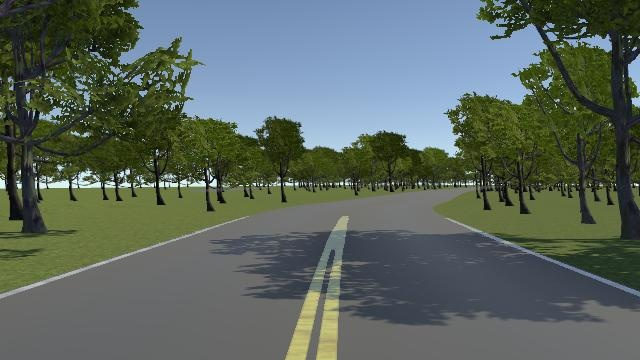
#> input picture code_cuoc_thi/window/img/img_10272.jpg, 640 x 360 px
$ python -i client_final.py   (imports and definitions only)
#> lines starting #> are read from the running program, lines starting #| are printed output that depends on the picture; after the words box and inside, x2 and y2 are one past the last pixel; in counts of white or black regions, pixels touching at a corner belong together
import socket
import sys
import time
import cv2
import numpy as np
import json
import base64
import math

# Create a socket object
# [1 line that did not run here, left out]

# Define the port on which you want to connect
port = 54321

# connect to the server on local computer
# [1 line not run here, left out]

# count = 0
angle = 10
speed = 100

# [1 line not run here, left out]
sendBack_angle = 0
sendBack_Speed = 0
current_speed = 0
current_angle = 0

def Control(angle, speed):
    global sendBack_angle, sendBack_Speed
    sendBack_angle = angle
    sendBack_Speed = speed

#-----------------PID Controller-------------------#
error_arr = np.zeros(5)
pre_t = time.time()
MAX_SPEED = 150

def PID(error, p, i, d):
    global pre_t
    # global error_arr
    error_arr[1:] = error_arr[0:-1]
    error_arr[0] = error
    P = error*p
    delta_t = time.time() - pre_t
    #print('DELAY: {:.6f}s'.format(delta_t))
    pre_t = time.time()
    D = (error-error_arr[1])/delta_t*d
    I = np.sum(error_arr)*delta_t*i
    angle = P + I + D
    if abs(angle)>25:
        angle = np.sign(angle)*25
    return int(angle)

class Lane:
    def __init__(self,img) -> None:
        self.height = img.shape[0]
        self.width = img.shape[1]
        self.img = img
    def scaleImg(self,img):
        scaleValue = 195  #Scale value x = 200
        return img[scaleValue:,:]
    def preImg(self,img):
        lower_green = np.array([95,0,0]).astype("uint8")
        upper_green = np.array([255,255,255]).astype("uint8")
        mask = cv2.inRange(img,lower_green,upper_green)
        lane = cv2.bitwise_and(img, img, mask=mask)
        color_select = np.copy(lane)
        red_threshold = 110
        green_threshold = 127
        blue_threshold = 110
        rgb_threshold = [red_threshold, green_threshold, blue_threshold]
        thresholds = (img[:,:,0] < rgb_threshold[0]) \
                    | (img[:,:,1] < rgb_threshold[1]) \
                    | (img[:,:,2] < rgb_threshold[2])
        color_select[thresholds] = [0,0,0]
        return color_select
    def grayImg(self, img):
        return cv2.cvtColor(img,cv2.COLOR_BGR2GRAY)
    def  GaussianBlur(self,img):
        kernel_size = 5
        GaussianBlur = cv2.GaussianBlur(img,(kernel_size, kernel_size),0)
        return GaussianBlur
    def binaryImg(self, img):
        threshold = 110
        _, binary_thresh = cv2.threshold(img, threshold, 255, cv2.THRESH_BINARY)
        return binary_thresh
    def regionMasking(self, img):
        addYSize = 0
        rectangle_coordinates = [(0, int(self.height/8) + addYSize), (self.width, self.height)]
        mask = np.zeros_like(img)*255
        cv2.rectangle(mask, rectangle_coordinates[0], rectangle_coordinates[1], (255, 255, 255), thickness=cv2.FILLED)
        result = cv2.bitwise_and(img, mask)
        return result
    def  cannyEdgeDetection(self,img):
        low_threshold = 150
        high_threshold = 255
        GaussianBlur = Lane.GaussianBlur(self, img)
        cannyEdgeDetection = cv2.Canny(GaussianBlur, low_threshold, high_threshold)
        return cannyEdgeDetection
    def grayCTbinImg(self,img):
        lower_green = np.array([95,0,0]).astype("uint8")
        upper_green = np.array([255,255,255]).astype("uint8")

        mask = cv2.inRange(img,lower_green,upper_green)
        lane = cv2.bitwise_and(img, img, mask=mask)
        return cv2.cvtColor(lane,cv2.COLOR_BGR2GRAY)
    # [56 lines left out: function preNoneCenter, not called in this run]
        # return img
    def contourImg(self,img,imgOrigin):
        # img1 = Lane.preNoneCenter(self,img,imgOrigin)
        # cv2.imshow("iiiiii",img1)
        # cv2.imshow("qqqqqq",imgOrigin)
        thresh = cv2.adaptiveThreshold(img, 255, cv2.ADAPTIVE_THRESH_GAUSSIAN_C, cv2.THRESH_BINARY,11,2)
        contours, hierarchy = cv2.findContours(thresh, cv2.RETR_TREE,cv2.CHAIN_APPROX_SIMPLE)
        area=[]
        for i, contour in enumerate(contours):
            area.append(cv2.contourArea(contour))
        max_area = np.max(area)
        idx = area.index(max_area)
        # print(idx)
        cnt = contours[idx]
        # print(cnt)
        cv2.drawContours(img,[cnt],0,(0,0,0),cv2.FILLED)
        _, binary_thresh = cv2.threshold(img, 220, 255, cv2.THRESH_BINARY)
        return binary_thresh
    def houghTransform(self, cannyEdgeDetection):
        _img_bgr = np.copy(Lane.scaleImg(self, self.img))
        rho = 5              # distance resolution in pixels of the Hough grid
        theta = np.pi/180    # angular resolution in radians of the Hough grid
        threshold = 50       # minimum number of votes (intersections in Hough grid cell)
        min_line_length = 100  # minimum number of pixels making up a line
        max_line_gap = 40    # maximum gap in pixels between connectable line segments
        lineP = cv2.HoughLinesP(cannyEdgeDetection, rho, theta, threshold, np.array([]),
                                    min_line_length, max_line_gap)
        if lineP is not None:
            for i in range(0, len(lineP)):
                l = lineP[i][0]
                cv2.line(_img_bgr,(l[0],l[1]),(l[2],l[3]),(255,255,255),8,cv2.LINE_AA)
        _, binary_thresh = cv2.threshold(_img_bgr, 220, 255, cv2.THRESH_BINARY)
        binary_thresh = Lane.grayImg(self,binary_thresh)
        # binary_thresh = Lane.preNoneCenter(self,binary_thresh)
        return binary_thresh
    def combineImg(self, img1, img2):
        return cv2.bitwise_or(img1, img2)
    def controlDevice(self, img):

        # [7 lines of commented-out code are left out]

        kc_set = 68
        lineRow = img[kc_set,:]
        arr=[]
        for x,y in enumerate(lineRow):
            if y == 255:
                arr.append(x)
        arrMax = max(arr)
        arrMin = min(arr)
        center = int((arrMax + arrMin)/2)
        angle1 = math.degrees(math.atan((center - img.shape[1]/2)/(img.shape[0]-kc_set)))
        cv2.circle(img, (arrMin,kc_set), 5, (0,0,255),5)
        cv2.circle(img, (arrMax,kc_set), 5, (0,0,255),5)
        cv2.line(img, (center,kc_set), (int(img.shape[1]/2),img.shape[0]), (0,255,0),(5))
        cv2.imshow("controlDevice",img)
        print("arrMax", arrMax, "arrMin", arrMin, "center", center,"sendBack_angle", sendBack_angle, "sendBack_Speed", sendBack_Speed)
        peed=1000
        p = 1
        i = 1
        d = 1
        mm_max = 500
        mm_min = -500
        if(angle1 > 0):
            if(angle1 < mm_max):
                Control(PID(int((angle1*25)/50),p,i,d),peed)
            else:
                Control(PID(25,p,i,d),peed)
        else:
            if(angle1 > mm_min):
                Control(PID(int((angle1*(-25))/(-50)),p,i,d),peed)
            else:
                Control(PID(-25,p,i,d),peed)
        return img
    def process(self):
        scaleImg = Lane.scaleImg(self, self.img)
        preImg = Lane.preImg(self, scaleImg)
        grayImg = Lane.grayImg(self,preImg)
        grayCTbinImg = Lane.grayCTbinImg(self,scaleImg)
        # GaussianBlur = Lane.GaussianBlur(self,grayImg)
        binaryImg = Lane.binaryImg(self, grayImg)
        cannyEdgeDetection = Lane.cannyEdgeDetection(self,binaryImg)
        houghTransform = Lane.houghTransform(self,cannyEdgeDetection)
        contourImg = Lane.contourImg(self,binaryImg,grayCTbinImg)
        combineImg = Lane.combineImg(self, houghTransform, contourImg)
        regionMasking = Lane.regionMasking(self,combineImg)
        Lane.controlDevice(self,regionMasking)

        # cv2.imshow("houghTransform",houghTransform)
        # cv2.imshow("contourImg",contourImg)
        # cv2.imshow("combineImg",combineImg)
# [46 lines not run here, left out]

>>> import cv2
>>> picture = cv2.imread('img/img_10272.jpg')
#> picture is the input picture: shape (360, 640, 3); mean B, G, R 95.4, 102.7, 91.2
>>> result = Lane(picture).process()
#> in preImg, `mask = cv2.inRange(img,lower_green,upper_green)`:
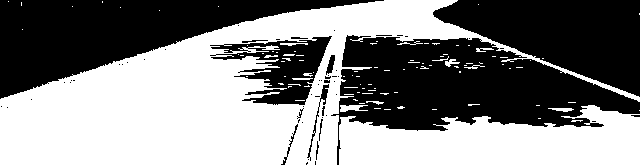
#> mask: shape (165, 640); 51.8% white; 56 black regions (43 under 20 px), largest, box (x1, y1, x2, y2) and area: (331, 35, 640, 165) 18890, (0, 0, 384, 99) 15977, (433, 0, 640, 97) 11698
#> in preImg, `thresholds = (img[:,:,0] < rgb_threshold[0]) \ | (img[:,:,1] < rgb_thr..`: thresholds: shape (165, 640) bool; 96.3% white; 51 black regions (37 under 20 px), largest, box (x1, y1, x2, y2) and area: (285, 92, 321, 165) 1083, (316, 88, 340, 165) 1025, (0, 21, 249, 104) 765
#> in grayCTbinImg, `return cv2.cvtColor(lane,cv2.COLOR_BGR2GRAY)`:
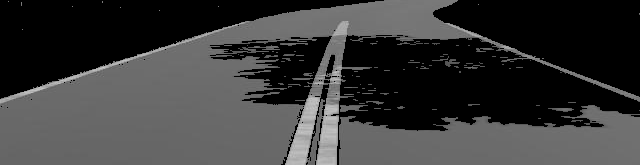
#> returned value: shape (165, 640); min 0, max 206, mean 57.6
#> in cannyEdgeDetection, `cannyEdgeDetection = cv2.Canny(GaussianBlur, low_threshold, high_thres..`:
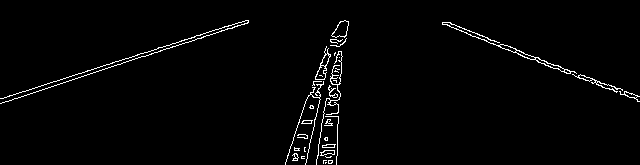
#> cannyEdgeDetection: shape (165, 640); 2% white in thin lines or dots, all inside (x1, y1, x2, y2) = (0, 20, 640, 165)
#> in houghTransform, `lineP = cv2.HoughLinesP(cannyEdgeDetection, rho, theta, threshold, np...`: lineP = 22 rows, first 6: [1, 98, 228, 25], [8, 101, 141, 56], [442, 24, 639, 96], [332, 162, 337, 25], [336, 164, 338, 24], [304, 158, 326, 46]
#> the loop in houghTransform, `for i in range(0, len(lineP)):` made 22 passes
#> l on passes 1 to 12: [1, 98, 228, 25], [8, 101, 141, 56], [442, 24, 639, 96], [332, 162, 337, 25], [336, 164, 338, 24], [304, 158, 326, 46], [327, 157, 334, 31], [500, 47, 636, 97], [297, 160, 325, 48], [325, 163, 330, 39], [293, 160, 346, 34], [295, 131, 346, 21]
#> after the loop in houghTransform, `for i in range(0, len(lineP)):`:
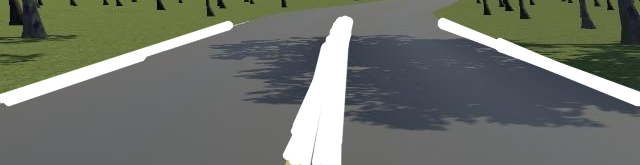
#> _img_bgr: shape (165, 640, 3); mean B, G, R 106.1, 114.1, 109.7
#> in contourImg, `thresh = cv2.adaptiveThreshold(img, 255, cv2.ADAPTIVE_THRESH_GAUSSIAN_..`:
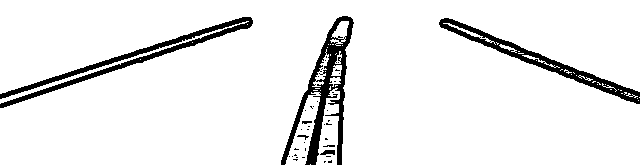
#> thresh: shape (165, 640); 92.7% white; 40 black regions (34 under 20 px)
#> in contourImg, `contours, hierarchy = cv2.findContours(thresh, cv2.RETR_TREE,cv2.CHAIN..`: contours = 105 contours, 89 with area under 20; largest, box (x1, y1, x2, y2) and area: (0, 0, 640, 165) 92586, (285, 92, 321, 165) 1074, (316, 88, 340, 165) 1005, (0, 21, 249, 104) 511, (330, 21, 349, 46) 196
#> the loop in contourImg, `for i, contour in enumerate(contours):` made 105 passes
#> contour on passes 1, 2, 3, 4, 6, 12, 13, 17, 20, 23, 24, 25: [[310, 164]], [[638, 100]], [[637, 98]], [[639, 97]], [[621, 93], [622, 93]], [[291, 156], [292, 155], [293, 156], [292, 157]], [[288, 156], [289, 155], [290, 156], [289, 157]], [[303, 142], [304, 141], [305, 142], [304, 143]], [[300, 129], [301, 128], [302, 129], [301, 130]], [[304, 110], [305, 109], [306, 110], [305, 111]], [[311, 108], [312, 107], [313, 108], [312, 109]], [[312, 106], [313, 105], [314, 106], [313, 107]]
#> after the loop in contourImg, `for i, contour in enumerate(contours):`: area = 105 values, max 92585.5 at index 104, min 0 at index 0, mean 916.4
#> in contourImg, `max_area = np.max(area)`: max_area = 92585.5
#> in contourImg, `idx = area.index(max_area)`: idx = 104
#> in contourImg, `cnt = contours[idx]`: cnt = contour of 774 points, box (x1, y1, x2, y2) (0, 0, 640, 165), area 92586
#> in regionMasking, `cv2.rectangle(mask, rectangle_coordinates[0], rectangle_coordinates[1]..`:
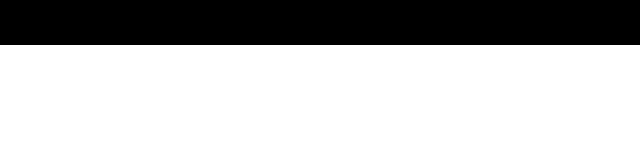
#> mask: shape (165, 640); 72.7% white; 1 black region, box (x1, y1, x2, y2) and area: (0, 0, 640, 45) 28800
#> in controlDevice, `lineRow = img[kc_set,:]`: lineRow = 640 values, max 255 at index 81, min 0 at index 0, mean 40.83
#> after the loop in controlDevice, `for x,y in enumerate(lineRow):`: arr = 101 values from 81 to 574
#> in controlDevice, `arrMax = max(arr)`: arrMax = 574
#> in controlDevice, `arrMin = min(arr)`: arrMin = 81
#> in controlDevice, `center = int((arrMax + arrMin)/2)`: center = 327
#> in controlDevice, `angle1 = math.degrees(math.atan((center - img.shape[1]/2)/(img.shape[0..`: angle1 = 4.13
#> in controlDevice, `cv2.line(img, (center,kc_set), (int(img.shape[1]/2),img.shape[0]), (0,..`:
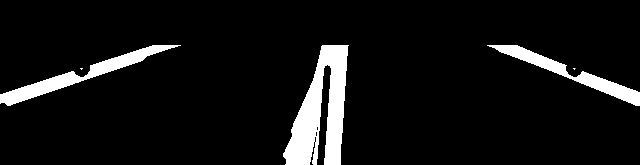
#> img: shape (165, 640); min 0, max 255, mean 19.5
#| arrMax 574 arrMin 81 center 327 sendBack_angle 0 sendBack_Speed 0

$ run again, on code_cuoc_thi/window/img/img_1170.jpg
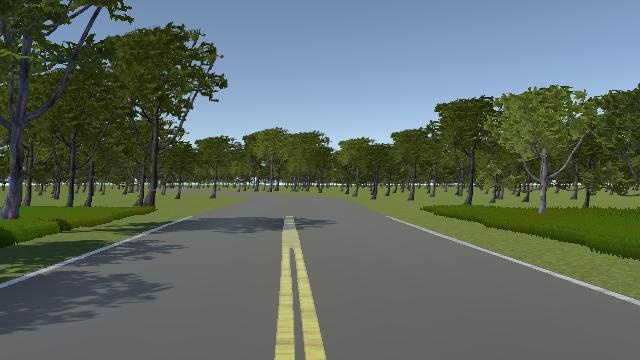
#> input picture code_cuoc_thi/window/img/img_1170.jpg, 640 x 360 px
#> picture is the input picture: shape (360, 640, 3); mean B, G, R 99.2, 106.9, 95.7
#> thresholds: shape (165, 640) bool; 95.9% white; 31 black regions (24 under 20 px), largest, box (x1, y1, x2, y2) and area: (276, 21, 326, 165) 2865, (386, 21, 640, 111) 861, (274, 149, 295, 165) 250
#> cannyEdgeDetection: shape (165, 640); 1.9% white in thin lines or dots
#> lineP = 14 rows, first 6: [18, 85, 192, 22], [385, 22, 639, 110], [287, 20, 310, 164], [471, 49, 610, 95], [276, 160, 283, 31], [278, 164, 293, 24]
#> the loop in houghTransform, `for i in range(0, len(lineP)):` made 14 passes
#> after the loop in houghTransform, `for i in range(0, len(lineP)):`:
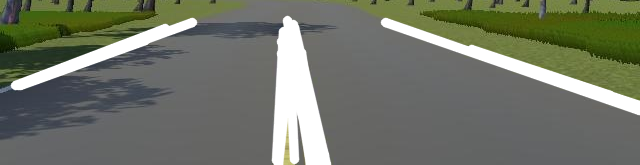
#> _img_bgr: shape (165, 640, 3); mean B, G, R 102.9, 116.7, 112.1
#> thresh: shape (165, 640); 92.9% white; 41 black regions (28 under 20 px)
#> contours = 71 contours, 51 with area under 20; largest, box (x1, y1, x2, y2) and area: (0, 0, 640, 165) 94874, (276, 21, 326, 165) 2855, (11, 15, 198, 90) 2389, (386, 21, 640, 111) 604, (274, 149, 295, 165) 268
#> the loop in contourImg, `for i, contour in enumerate(contours):` made 71 passes
#> contour on passes 1, 2, 4, 8, 9, 10, 11, 12: [[300, 163], [300, 164]], [[300, 152], [300, 156]], [[286, 162], [287, 161], [288, 162], [287, 163]], [[289, 151], [290, 150], [291, 151], [290, 152]], [[2, 91]], [[599, 90]], [[0, 90]], [[7, 87]]
#> after the loop in contourImg, `for i, contour in enumerate(contours):`: area = 71 values, max 94874.5 at index 47, min 0 at index 0, mean 1434.2
#> max_area = 94874.5
#> idx = 47
#> cnt = contour of 493 points, box (x1, y1, x2, y2) (0, 0, 640, 165), area 94874
#> lineRow = 640 values, max 255 at index 48, min 0 at index 0, mean 41.04
#> the loop in controlDevice, `for x,y in enumerate(lineRow):` made 640 passes
#> y on passes 1 to 3: 0, 0, 0
#> after the loop in controlDevice, `for x,y in enumerate(lineRow):`: arr = 103 values from 48 to 542
#> arrMax = 542
#> arrMin = 48
#> center = 295
#> angle1 = -14.45
#> in controlDevice, `cv2.line(img, (center,kc_set), (int(img.shape[1]/2),img.shape[0]), (0,..`:
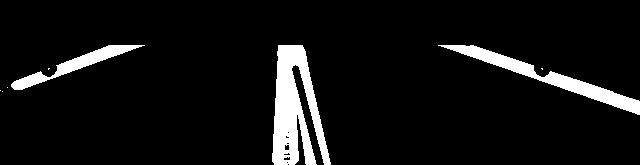
#> img: shape (165, 640); min 0, max 255, mean 18.7
#| arrMax 542 arrMin 48 center 295 sendBack_angle 0 sendBack_Speed 0

$ run again, on code_cuoc_thi/window/img/img_1260.jpg
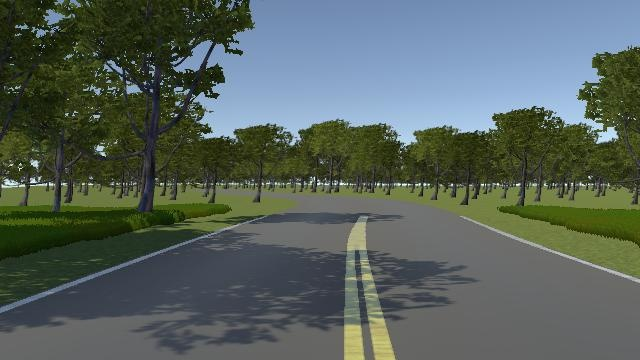
#> input picture code_cuoc_thi/window/img/img_1260.jpg, 640 x 360 px
#> picture is the input picture: shape (360, 640, 3); mean B, G, R 92.9, 99, 87.5
#> thresholds: shape (165, 640) bool; 97% white; 96 black regions (82 under 20 px), largest, box (x1, y1, x2, y2) and area: (346, 21, 368, 80) 613, (459, 21, 640, 88) 578, (368, 121, 396, 165) 542
#> cannyEdgeDetection: shape (165, 640); 1.9% white in thin lines or dots, all inside (x1, y1, x2, y2) = (5, 20, 640, 165)
#> lineP = 26 rows, first 6: [5, 112, 257, 25], [458, 22, 563, 62], [356, 26, 379, 161], [350, 159, 352, 32], [356, 159, 356, 55], [361, 21, 383, 161]
#> the loop in houghTransform, `for i in range(0, len(lineP)):` made 26 passes
#> after the loop in houghTransform, `for i in range(0, len(lineP)):`:
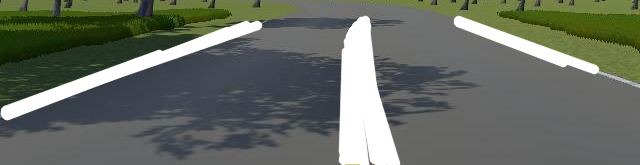
#> _img_bgr: shape (165, 640, 3); mean B, G, R 98.2, 107.8, 102.2
#> thresh: shape (165, 640); 92.5% white; 30 black regions (13 under 20 px)
#> contours = 126 contours, 99 with area under 20; largest, box (x1, y1, x2, y2) and area: (0, 0, 640, 165) 95951, (126, 17, 268, 73) 1644, (19, 66, 125, 112) 1140, (368, 121, 396, 165) 670, (344, 129, 365, 165) 607
#> the loop in contourImg, `for i, contour in enumerate(contours):` made 126 passes
#> contour on passes 4, 8, 11, 15, 18, 19, 22, 23: [[355, 149], [356, 148], [357, 149], [356, 150]], [[357, 122], [357, 123], [359, 123], [359, 122]], [[384, 159], [384, 160], [385, 160], [386, 159]], [[373, 141], [374, 140], [375, 141], [374, 142]], [[376, 139], [383, 139]], [[375, 135], [376, 134], [377, 135], [376, 136]], [[345, 118]], [[356, 116], [356, 117], [358, 117], [357, 116]]
#> after the loop in contourImg, `for i, contour in enumerate(contours):`: area = 126 values, max 95951 at index 67, min 0 at index 17, mean 808.9
#> max_area = 95951
#> idx = 67
#> cnt = contour of 451 points, box (x1, y1, x2, y2) (0, 0, 640, 165), area 95951
#> lineRow = 640 values, max 255 at index 108, min 0 at index 0, mean 36.26
#> after the loop in controlDevice, `for x,y in enumerate(lineRow):`: arr = 91 values from 108 to 598
#> arrMax = 598
#> arrMin = 108
#> center = 353
#> angle1 = 18.79
#> in controlDevice, `cv2.line(img, (center,kc_set), (int(img.shape[1]/2),img.shape[0]), (0,..`:
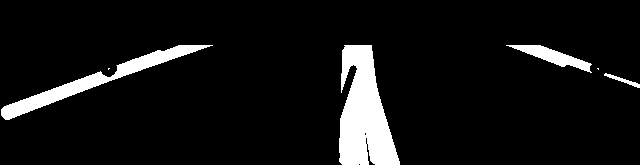
#> img: shape (165, 640); min 0, max 255, mean 20.1
#| arrMax 598 arrMin 108 center 353 sendBack_angle 0 sendBack_Speed 0

$ run again, on code_cuoc_thi/window/img/img_1516.jpg
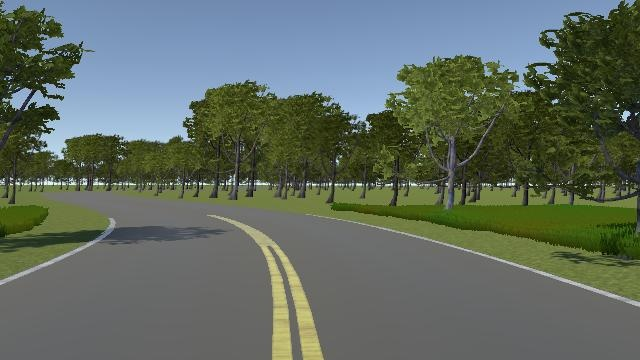
#> input picture code_cuoc_thi/window/img/img_1516.jpg, 640 x 360 px
#> picture is the input picture: shape (360, 640, 3); mean B, G, R 97.3, 107.6, 96.6
#> thresholds: shape (165, 640) bool; 95.6% white; 21 black regions (17 under 20 px), largest, box (x1, y1, x2, y2) and area: (207, 19, 324, 165) 3186, (343, 25, 640, 112) 856, (0, 43, 102, 90) 435, (105, 23, 116, 39) 73
#> cannyEdgeDetection: shape (165, 640); 2.1% white in thin lines or dots
#> lineP = 16 rows, first 6: [340, 23, 497, 65], [260, 35, 321, 155], [257, 34, 289, 163], [0, 84, 110, 38], [245, 29, 319, 163], [442, 46, 616, 99]
#> the loop in houghTransform, `for i in range(0, len(lineP)):` made 16 passes
#> thresh: shape (165, 640); 92.3% white; 36 black regions (27 under 20 px)
#> contours = 56 contours, 42 with area under 20; largest, box (x1, y1, x2, y2) and area: (0, 0, 640, 165) 91436, (207, 19, 324, 165) 3179, (343, 25, 640, 112) 557, (0, 43, 102, 90) 330, (299, 125, 314, 138) 97
#> the loop in contourImg, `for i, contour in enumerate(contours):` made 56 passes
#> contour on passes 1, 2, 3, 5, 6, 7, 8, 9: [[303, 162], [303, 164], [306, 164], [305, 164]], [[296, 158], [297, 159], [297, 164], [297, 159]], [[92, 51]], [[96, 43]], [[104, 41]], [[100, 41]], [[102, 40]], [[105, 39]]
#> after the loop in contourImg, `for i, contour in enumerate(contours):`: area = 56 values, max 91436.5 at index 55, min 0 at index 1, mean 1715.8
#> max_area = 91436.5
#> idx = 55
#> cnt = contour of 781 points, box (x1, y1, x2, y2) (0, 0, 640, 165), area 91436
#> lineRow = 640 values, max 255 at index 27, min 0 at index 0, mean 38.25
#> the loop in controlDevice, `for x,y in enumerate(lineRow):` made 640 passes
#> y on passes 1 to 3: 0, 0, 0
#> after the loop in controlDevice, `for x,y in enumerate(lineRow):`: arr = 96 values from 27 to 529
#> arrMax = 529
#> arrMin = 27
#> center = 278
#> angle1 = -23.41
#> in controlDevice, `cv2.line(img, (center,kc_set), (int(img.shape[1]/2),img.shape[0]), (0,..`:
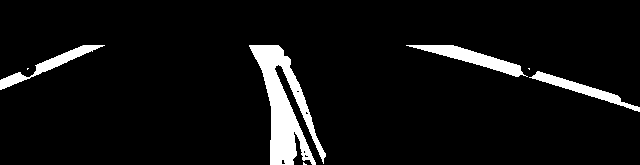
#> img: shape (165, 640); min 0, max 255, mean 16.4
#| arrMax 529 arrMin 27 center 278 sendBack_angle 0 sendBack_Speed 0
